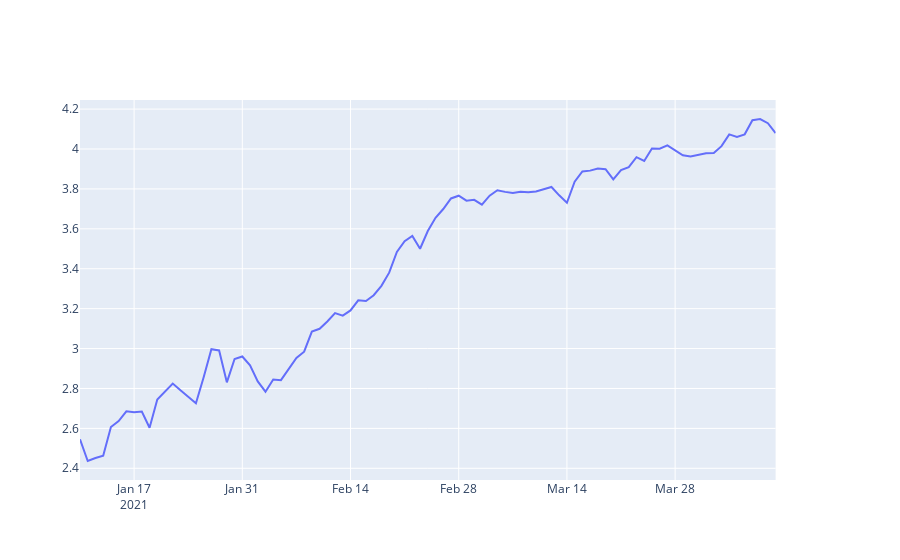

Here is the notebook cell this chart was saved with:
### Code cell
import plotly.express as px
from plotly.subplots import make_subplots
import plotly.graph_objects as go

fig = make_subplots(specs=[[{"secondary_y": True}]])


fig.add_trace(
    go.Scatter(x=history_df["date"], y=hist_quant, name="hist_quant"),
   secondary_y=False
)


fig.show()
